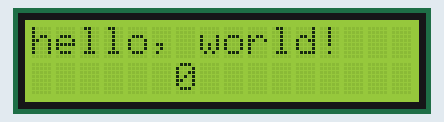
Bench run of a sketch on a simulated Arduino Uno, built with avr-gcc and run on an emulated ATmega328P. Shown: 16×2 character LCD.

Above: at 0.1 s.
At 4.1 s:
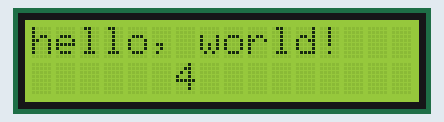
At 9.1 s:
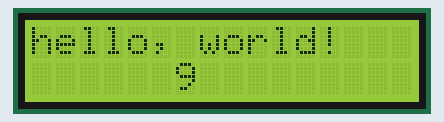
At 19.1 s:
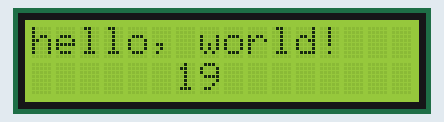
At 29.1 s:
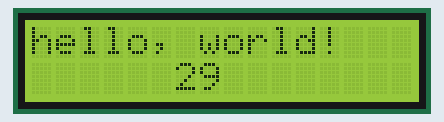
At 39.1 s:
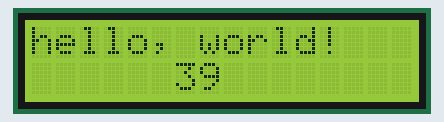

The sketch:

lcdtest.ino
```cpp
// 引用LiquidCrystal Library
  #include <LiquidCrystal.h>

  // 建立LiquidCrystal 的变数lcd
  // LCD 接脚: rs, enable, d4, d5, d6, d7
  // 对应到Arduino 接脚: 12, 11, 5, 4, 3, 2
  LiquidCrystal lcd(12, 11, 5, 4, 3, 2);

  void setup()
  {
    // 设定LCD 的行列数目(2 x 16)
    lcd.begin(16, 2);

    // 列印"Hello World" 讯息到LCD 上
    lcd.print("hello, world!");
   }

  void loop()
 {
    // 将光标设到第5列，第2行(第一列第一行为0，0)，设置显示到屏幕第二行中间
    lcd.setCursor(6, 1);

    // 打印Arduino 重开之后经过的秒数
    lcd.print(millis()/1000);
  }
```

Measured:
- what the display in image 1 shows lasts 1.0 s, from 4.0 s to 5.0 s
